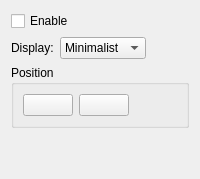
         <widget class="QWidget" name="tab_6">
          <attribute name="title">
           <string>Cadence</string>
          </attribute>
          <layout class="QVBoxLayout" name="verticalLayout_11">
           <item>
            <widget class="QCheckBox" name="checkBox_enableCadence">
             <property name="text">
              <string>Enable</string>
             </property>
            </widget>
           </item>
           <item>
            <layout class="QHBoxLayout" name="horizontalLayout_5">
             <item>
              <widget class="QLabel" name="label_6">
               <property name="sizePolicy">
                <sizepolicy hsizetype="Preferred" vsizetype="Preferred">
                 <horstretch>0</horstretch>
                 <verstretch>0</verstretch>
                </sizepolicy>
               </property>
               <property name="minimumSize">
                <size>
                 <width>0</width>
                 <height>0</height>
                </size>
               </property>
               <property name="text">
                <string>Display:</string>
               </property>
              </widget>
             </item>
             <item>
              <widget class="QComboBox" name="comboBox_displayCadence">
               <property name="sizePolicy">
                <sizepolicy hsizetype="Preferred" vsizetype="Fixed">
                 <horstretch>0</horstretch>
                 <verstretch>0</verstretch>
                </sizepolicy>
               </property>
               <property name="minimumSize">
                <size>
                 <width>75</width>
                 <height>0</height>
                </size>
               </property>
               <item>
                <property name="text">
                 <string>Minimalist</string>
                </property>
               </item>
               <item>
                <property name="text">
                 <string>Detailed</string>
                </property>
               </item>
               <item>
                <property name="text">
                 <string>Graph</string>
                </property>
               </item>
              </widget>
             </item>
             <item>
              <spacer name="horizontalSpacer_6">
               <property name="orientation">
                <enum>Qt::Horizontal</enum>
               </property>
               <property name="sizeHint" stdset="0">
                <size>
                 <width>40</width>
                 <height>20</height>
                </size>
               </property>
              </spacer>
             </item>
            </layout>
           </item>
           <item>
            <widget class="QGroupBox" name="groupBox_8">
             <property name="title">
              <string>Position</string>
             </property>
             <layout class="QHBoxLayout" name="horizontalLayout_14">
              <item>
               <widget class="QPushButton" name="pushButton_leftCadence">
                <property name="minimumSize">
                 <size>
                  <width>50</width>
                  <height>0</height>
                 </size>
                </property>
                <property name="text">
                 <string/>
                </property>
                <property name="icon">
                 <iconset resource="../MyResources.qrc">
                  <normaloff>:/image/icon/leftArrow</normaloff>:/image/icon/leftArrow</iconset>
                </property>
               </widget>
              </item>
              <item>
               <widget class="QPushButton" name="pushButton_rightCadence">
                <property name="minimumSize">
                 <size>
                  <width>50</width>
                  <height>0</height>
                 </size>
                </property>
                <property name="text">
                 <string/>
                </property>
                <property name="icon">
                 <iconset resource="../MyResources.qrc">
                  <normaloff>:/image/icon/rightArrow</normaloff>:/image/icon/rightArrow</iconset>
                </property>
               </widget>
              </item>
              <item>
               <spacer name="horizontalSpacer_14">
                <property name="orientation">
                 <enum>Qt::Horizontal</enum>
                </property>
                <property name="sizeHint" stdset="0">
                 <size>
                  <width>40</width>
                  <height>20</height>
                 </size>
                </property>
               </spacer>
              </item>
             </layout>
            </widget>
           </item>
           <item>
            <spacer name="verticalSpacer_4">
             <property name="orientation">
              <enum>Qt::Vertical</enum>
             </property>
             <property name="sizeHint" stdset="0">
              <size>
               <width>20</width>
               <height>40</height>
              </size>
             </property>
            </spacer>
           </item>
          </layout>
         </widget>
